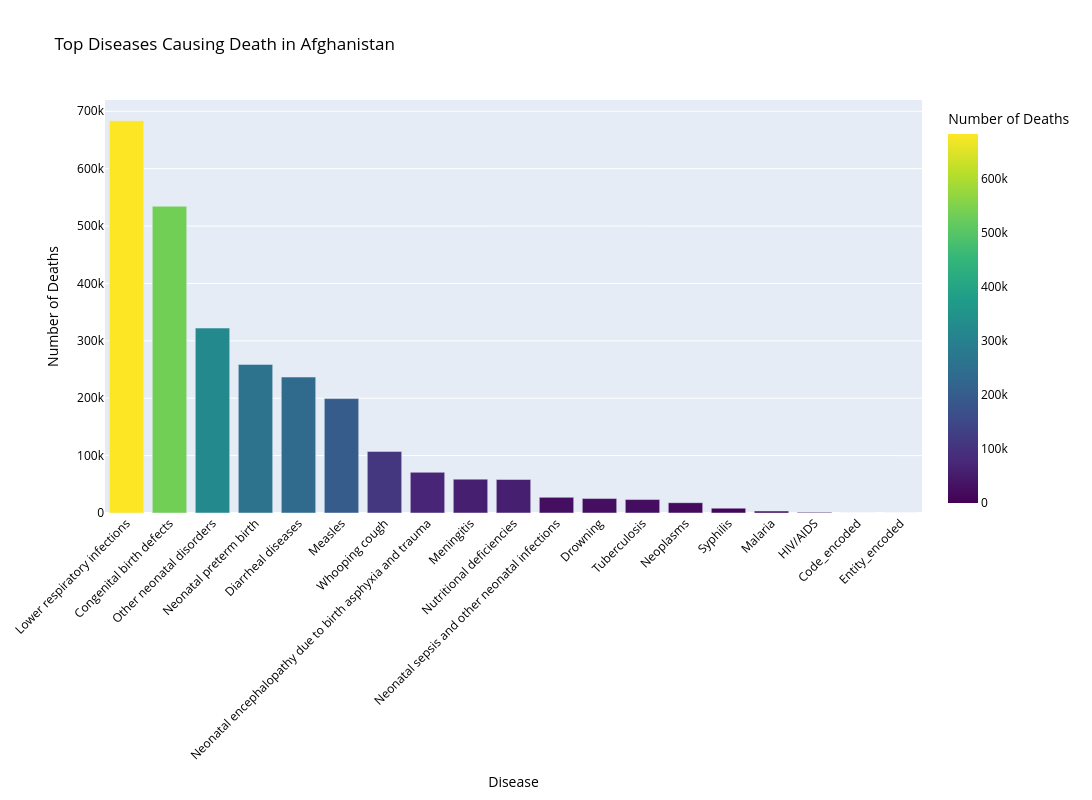

The notebook cell saved with this chart:
### Code cell
# Ask user for the country/entity name
entity_name = input("Enter the Entity (e.g., Afghanistan, India, etc.): ")

# Filter data for the selected entity
entity_data = df[df['Entity'] == entity_name]

# Check if the entity data is not empty
if not entity_data.empty:
   
    disease_columns = [col for col in df.columns if col not in ['Entity', 'Code', 'Year']]

    disease_death_counts_entity = entity_data[disease_columns].sum()

    # Convert the result to a DataFrame for easier visualization
    disease_death_df = pd.DataFrame(disease_death_counts_entity).reset_index()
    disease_death_df.columns = ['Disease', 'Total Death Count']

    # Sort the diseases by total death count in descending order
    disease_death_df = disease_death_df.sort_values(by='Total Death Count', ascending=False)

    fig = px.bar(disease_death_df, x='Disease', y='Total Death Count', 
                 title=f'Top Diseases Causing Death in {entity_name}', 
                 labels={'Total Death Count': 'Number of Deaths', 'Disease': 'Disease'}, 
                 color='Total Death Count', 
                 color_continuous_scale='Viridis')

    # Customize the chart
    fig.update_layout(
        xaxis_tickangle=-45,
        width=1200,  
        height=800,  
        font=dict(color='black'),  
        hoverlabel=dict(font=dict(color='black'))  
    )

    # Show the plot
    fig.show()

else:
    print(f"No data found for the entity: {entity_name}")

### Figure 1 — Plotly figure (JSON) as saved in the notebook; plotly's stock layout.template omitted (floating-point values rounded to 4 significant figures)
{"data": [{"alignmentgroup": "True", "hovertemplate": "Disease=%{x}<br>Number of Deaths=%{marker.color}<extra></extra>", "legendgroup": "", "marker": {"color": [683655, 534540, 322226, 258936, 236890, 199342, 107240, 70921, 58982, 58382, 27312, 25157, 23411, 17974, 8450, 3310, 1185, 0, 0], "coloraxis": "coloraxis", "pattern": {"shape": ""}}, "name": "", "offsetgroup": "", "orientation": "v", "showlegend": false, "textposition": "auto", "type": "bar", "x": ["Lower respiratory infections", "Congenital birth defects", "Other neonatal disorders", "Neonatal preterm birth", "Diarrheal diseases", "Measles", "Whooping cough", "Neonatal encephalopathy due to birth asphyxia and trauma", "Meningitis", "Nutritional deficiencies", "Neonatal sepsis and other neonatal infections", "Drowning", "Tuberculosis", "Neoplasms", "Syphilis", "Malaria", "HIV/AIDS", "Code_encoded", "Entity_encoded"], "xaxis": "x", "y": [683655, 534540, 322226, 258936, 236890, 199342, 107240, 70921, 58982, 58382, 27312, 25157, 23411, 17974, 8450, 3310, 1185, 0, 0], "yaxis": "y"}], "layout": {"barmode": "relative", "coloraxis": {"colorbar": {"title": {"text": "Number of Deaths"}}, "colorscale": [[0, "#440154"], [0.1111, "#482878"], [0.2222, "#3e4989"], [0.3333, "#31688e"], [0.4444, "#26828e"], [0.5556, "#1f9e89"], [0.6667, "#35b779"], [0.7778, "#6ece58"], [0.8889, "#b5de2b"], [1, "#fde725"]]}, "font": {"color": "black"}, "height": 800, "hoverlabel": {"font": {"color": "black"}}, "legend": {"tracegroupgap": 0}, "title": {"text": "Top Diseases Causing Death in Afghanistan"}, "width": 1200, "xaxis": {"anchor": "y", "domain": [0, 1], "tickangle": -45, "title": {"text": "Disease"}}, "yaxis": {"anchor": "x", "domain": [0, 1], "title": {"text": "Number of Deaths"}}}}
